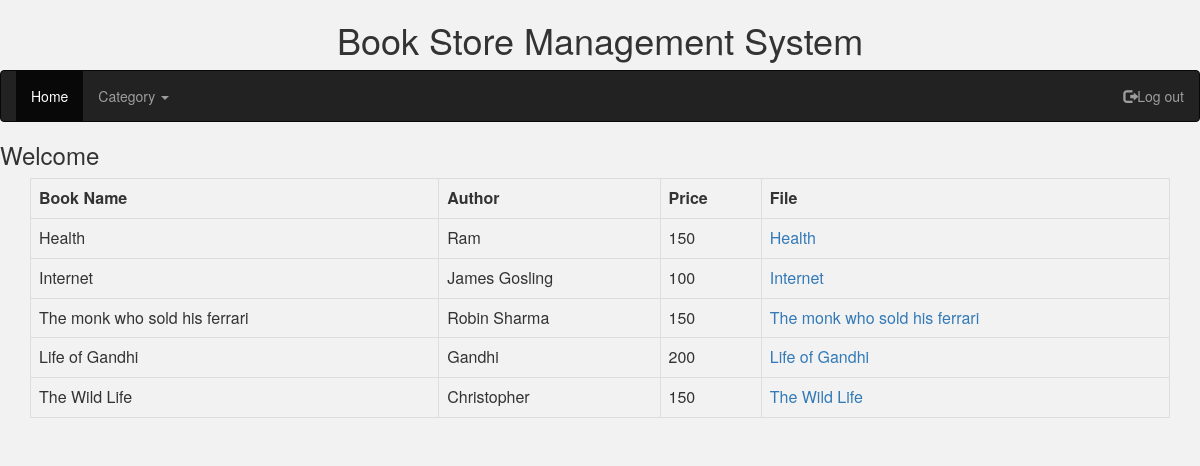
The page /OpenStore.php on the database its author committed.
### tables this page shows
CREATE TABLE `upload` (
  `book_id` int(11) NOT NULL,
  `bookname` varchar(32) NOT NULL,
  `author` varchar(32) NOT NULL,
  `category` varchar(20) NOT NULL,
  `fileToUpload` varchar(100) NOT NULL,
  `description` text NOT NULL,
  `price` int(11) NOT NULL
);

### OpenStore.php (the view, shortened to what this page needs)
<?php
	$con = mysqli_connect("localhost","root","") or die("Unable to connect");
mysqli_select_db($con,"mydb");
?>
<html>
<head>
<link rel="stylesheet" href="https://maxcdn.bootstrapcdn.com/bootstrap/3.3.7/css/bootstrap.min.css">
  </head>
<body>
<body style="background-color:#f2f2f2">
<h1><center> Book Store Management System</center></h1>
<form action="#" method="post">
<nav class="navbar navbar-inverse">
  <div class="container-fluid">
    <ul class="nav navbar-nav">
      <li class="active"><a href="OpenStore.php">Home</a></li>
	<li class="dropdown">
        <a class="dropdown-toggle" data-toggle="dropdown" href="#">Category
        <span class="caret"></span></a>
      </li>
    </ul>
	<ul class="nav navbar-nav navbar-right">
      <li><a href="BookStoreSystem.php" ><span class="glyphicon glyphicon-log-out"></span>Log out</a></li>
    </ul>
  </div>
</nav>
</form>
<h3> Welcome
</h3>
</body>
</html>
<?php
$sql = "select * from Upload";
$query_run = mysqli_query($con,$sql);
?>
<html>
<body>
<div class="container">
<table class="table table-bordered">
<tr>
<th>Book Name</th>
<th>Author</th>
<th>Price</th>
<th>File</th>
</tr>
<?php
$fileStorage='uploads/';
while($record=mysqli_fetch_array($query_run))
{
	echo "<tr>";
	echo "<td>".$record['bookname']."</td>";
	echo "<td>".$record['author']."</td>";
	echo "<td>".$record['price']."</td>";
	echo "<td>";
	echo '<a href="'. $fileStorage . $record['fileToUpload'] . '">'. htmlentities($record['bookname'], ENT_COMPAT, 'UTF-8') .'</a><br />';
	echo "</td>";
	echo "</tr>";
 }
?>
</table>
</div>
</body>
</html>

### rows shown on the page
upload: bookname "Health", author "Ram", price "150"
upload: bookname "Internet", author "James Gosling", price "100"
upload: bookname "The monk who sold his ferrari", author "Robin Sharma", price "150"
upload: bookname "Life of Gandhi", author "Gandhi", price "200"
upload: bookname "The Wild Life", author "Christopher", price "150"
